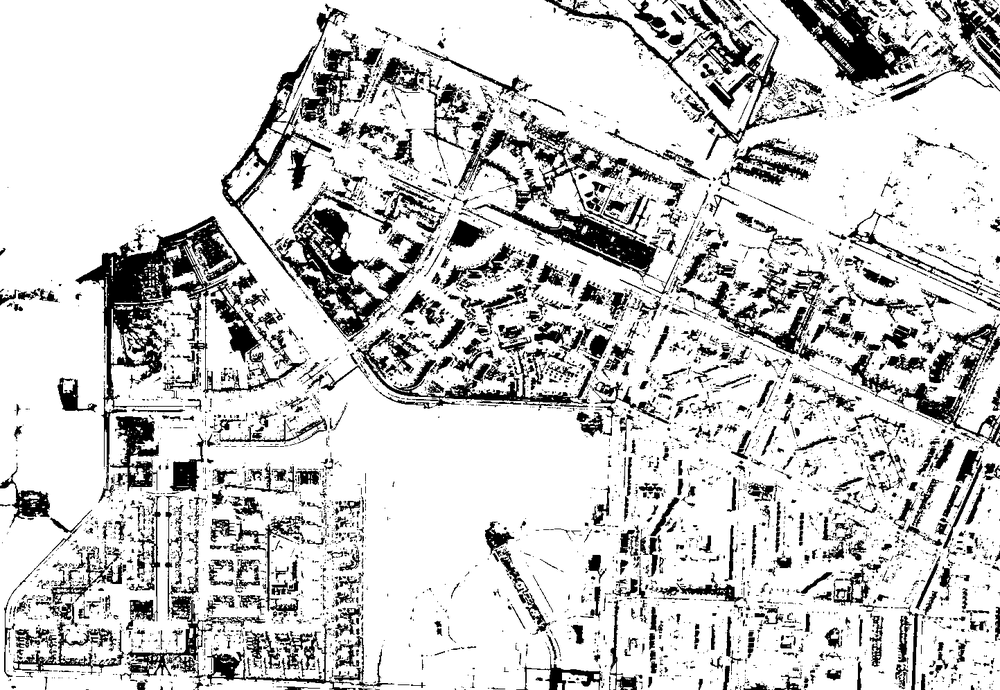
#> input picture Dataset/l1.pngBLACK.png, 1000 x 690 px, shrunk from 1443 x 996 before the run
$ python PSO_metric.py
#> lines starting #> are read from the running program, lines starting #| are printed output that depends on the picture
from PIL import Image
import matplotlib.pyplot as plt


def get_pixel_array_from_image(segmented_image):
    segmented_pixels_list = list(segmented_image.getdata())
    segmented_pixels_array = []

    image_rs = []
    image_gs = []
    image_bs = []
    bad_list = 0
    for i in range(segmented_image.size[1]):
        image_row = []
        for j in range(segmented_image.size[0]):
            image_row.append(segmented_pixels_list[i * segmented_image.size[0] + j])
            if type(image_row[j]) is int:
                bad_list = 1
                pixel = segmented_pixels_list[i * segmented_image.size[0] + j]
                image_rs.append(pixel)
                image_gs.append(pixel)
                image_bs.append(pixel)
                image_row[j] = (pixel, pixel, pixel)
            else:
                image_rs.append(segmented_pixels_list[i * segmented_image.size[0] + j][0])
                image_gs.append(segmented_pixels_list[i * segmented_image.size[0] + j][1])
                image_bs.append(segmented_pixels_list[i * segmented_image.size[0] + j][2])
        segmented_pixels_array.append(image_row)
    if bad_list:
        segmented_pixels_list = [segmented_pixels_array[i][j] for i in range(len(segmented_pixels_array))
                                 for j in range(len(segmented_pixels_array[i]))]

    return segmented_pixels_list, segmented_pixels_array


def get_percents_from_image(segmented_image, segmented_pixels_array):
    pixel_scale = 50  # размер подсчитывающего окна
    percents = []
    for i in range(0, segmented_image.size[1], pixel_scale):
        temp_percents = []
        for j in range(0, segmented_image.size[0], pixel_scale):

            pixel_num = 0
            black_pixel_num = 0

            if (i + pixel_scale) >= segmented_image.size[1]:
                for x in range(i, segmented_image.size[1]):
                    if (j + pixel_scale) >= segmented_image.size[0]:
                        for y in range(j, segmented_image.size[0]):
                            pixel = segmented_pixels_array[x][y]
                            if pixel[0] == 0 and pixel[1] == 0 and pixel[2] == 0:
                                black_pixel_num += 1
                            pixel_num += 1
                    else:
                        for y in range(j, j + pixel_scale):
                            pixel = segmented_pixels_array[x][y]
                            if pixel[0] == 0 and pixel[1] == 0 and pixel[2] == 0:
                                black_pixel_num += 1
                            pixel_num += 1
                percent = black_pixel_num / pixel_num
                temp_percents.append(percent)

            else:
                for x in range(i, i + pixel_scale):
                    if (j + pixel_scale) >= segmented_image.size[0]:
                        for y in range(j, segmented_image.size[0]):
                            pixel = segmented_pixels_array[x][y]
                            if pixel[0] == 0 and pixel[1] == 0 and pixel[2] == 0:
                                black_pixel_num += 1
                            pixel_num += 1
                    else:
                        for y in range(j, j + pixel_scale):
                            pixel = segmented_pixels_array[x][y]
                            if pixel[0] == 0 and pixel[1] == 0 and pixel[2] == 0:
                                black_pixel_num += 1
                            pixel_num += 1
                percent = black_pixel_num / pixel_num
                temp_percents.append(percent)
        percents.append(temp_percents)

    list_percents = [percents[i][j] for i in range(len(percents)) for j in range(len(percents[i]))]

    return list_percents


def get_total_percent(segmented_list, real_segmented_list):
    correct_pixel_count = 0
    for i in range(len(segmented_list)):
        if segmented_list[i][0] == real_segmented_list[i][0]:
            correct_pixel_count += 1
    return correct_pixel_count / len(segmented_list)


def get_iou(segmented_list, real_segmented_list):
    overlap_area = 0
    union_area = 0
    for i in range(len(segmented_list)):
        if segmented_list[i][0] == real_segmented_list[i][0] and real_segmented_list[i][0] == 255:
            overlap_area += 1
        if segmented_list[i][0] == 255 or real_segmented_list[i][0] == 255:
            union_area += 1
    return overlap_area / union_area

def get_f1_metric(segmented_list, real_segmented_list):
    tp = 0
    fp = 0
    tn = 0
    fn = 0
    for i in range(len(segmented_list)):
        if segmented_list[i][0] == 255 and real_segmented_list[i][0] == 255:
            tp += 1
        if segmented_list[i][0] == 0 and real_segmented_list[i][0] == 0:
            tn += 1
        if segmented_list[i][0] == 255 and real_segmented_list[i][0] == 0:
            fp += 1
        if segmented_list[i][0] == 0 and real_segmented_list[i][0] == 255:
            fn += 1
    precision = tp / (tp + fp)
    recall = tp / (tp + fn)
    f_measure = 2 * recall * precision / (recall + precision)
    accuracy = (tp + tn) / (tp + tn + fp + fn)
    return precision, recall, f_measure, accuracy

def calculate_metric(segmented_image_path, real_segmented_image_path):
#> called with segmented_image_path = '../Dataset/l1.pngBLACK.png', real_segmented_image_path = '../Dataset/l1_real_mask.png'
    segmented_image = Image.open(segmented_image_path, 'r')
#> segmented_image is the input picture: PIL image 1000x690 RGB; min 0, max 255, mean 205.5
    real_segmented_image = Image.open(real_segmented_image_path, 'r')
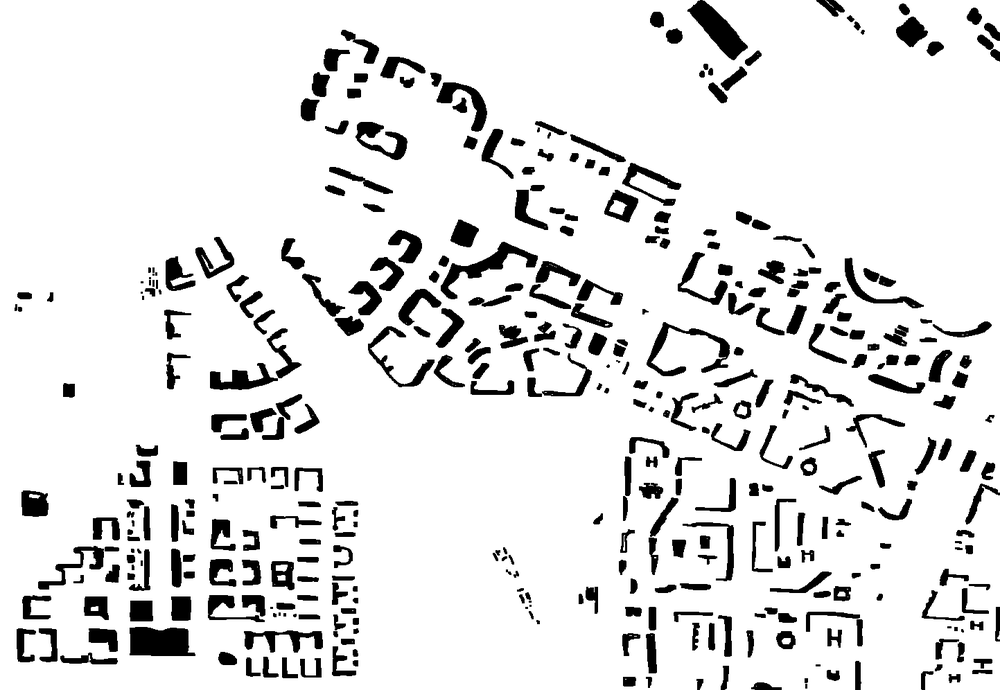
#> input picture Dataset/l1_real_mask.png, 1000 x 690 px, shrunk from 1443 x 996 before the run
#> real_segmented_image is the input picture: PIL image 1000x690 RGBA; mean R, G, B, A 227.4, 227.4, 227.4, 255
    segmented_list, segmented_pixels_array = get_pixel_array_from_image(segmented_image)
#> in get_pixel_array_from_image, `segmented_pixels_list = list(segmented_image.getdata())`: segmented_pixels_list = 690000 items
#> after the loop in get_pixel_array_from_image, `for i in range(segmented_image.size[1]):`: segmented_pixels_array = 690 items
#> segmented_list = 690000 items; segmented_pixels_array = 690 items
    real_segmented_list, real_segmented_pixels_array = get_pixel_array_from_image(real_segmented_image)
#> real_segmented_list = 690000 items; real_segmented_pixels_array = 690 items

    segmented_percents = get_percents_from_image(segmented_image, segmented_pixels_array)
#> after the loop in get_percents_from_image, `for i in range(0, segmented_image.size[1], pixel_scale):`: percents = 14 items
#> in get_percents_from_image, `list_percents = [percents[i][j] for i in range(len(percents)) for j in..`: list_percents = 280 values, max 0.629 at index 102, min 0 at index 0, mean 0.0726
#> segmented_percents has the same summary as list_percents in get_percents_from_image
    print(segmented_percents)
#> (printed output is left out)

    real_segmented_percents = get_percents_from_image(real_segmented_image, real_segmented_pixels_array)
#> real_segmented_percents = 280 values, max 0.425 at index 243, min 0 at index 0, mean 0.0576
    print(real_segmented_percents)
#> (printed output is left out)

    difference_percents = [(segmented_percents[i] - real_segmented_percents[i]) ** 2
                           for i in range(len(segmented_percents))]
#> difference_percents = 280 values, max 0.386 at index 102, min 0 at index 0, mean 0.00743
    print(difference_percents)
#> (printed output is left out)

    total_percent = get_total_percent(segmented_list, real_segmented_list)
#> after the loop in get_total_percent, `for i in range(len(segmented_list)):`: correct_pixel_count = 399049
#> total_percent = 0.578
    print("Percent of correspondence is", total_percent * 100)

    iou = get_iou(segmented_list, real_segmented_list)
#> after the loop in get_iou, `for i in range(len(segmented_list)):`: overlap_area = 386286; union_area = 604913
#> iou = 0.639
    print("Interception over Union is", iou)

    precision, recall, f_measure, accuracy = get_f1_metric(segmented_list, real_segmented_list)
#> after the loop in get_f1_metric, `for i in range(len(segmented_list)):`: fn = 31494; fp = 8282; tn = 9751; tp = 386286
#> in get_f1_metric, `precision = tp / (tp + fp)`: precision = 0.979
#> in get_f1_metric, `recall = tp / (tp + fn)`: recall = 0.925
#> in get_f1_metric, `f_measure = 2 * recall * precision / (recall + precision)`: f_measure = 0.951
#> in get_f1_metric, `accuracy = (tp + tn) / (tp + tn + fp + fn)`: accuracy = 0.909
#> precision = 0.979; recall = 0.925; f_measure = 0.951; accuracy = 0.909
    print("Precision is", precision)
    print("Recall is", recall)
    print("F-measure is", f_measure)
    print("Accuracy is", accuracy)

    # plt.plot([i for i in range(len(segmented_percents))], segmented_percents)
    # plt.plot([i for i in range(len(segmented_percents))], real_segmented_percents)
    plt.plot([i for i in range(len(segmented_percents))], difference_percents)
    plt.show()
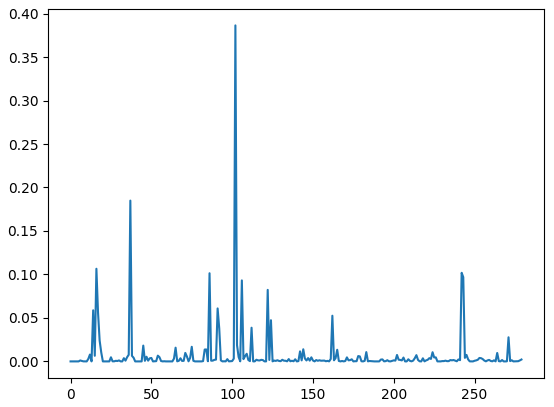
#> figure drawn by matplotlib, 1 panel; curve peaks at x = 102, y = 0.386


calculate_metric("../Dataset/l1.pngBLACK.png", "../Dataset/l1_real_mask.png")
